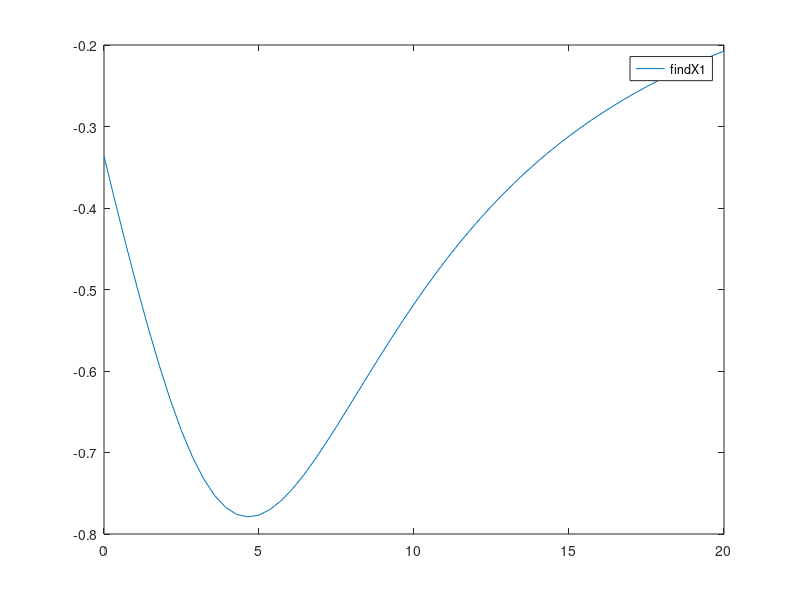

Source code (MATLAB):

% ECOR2606 - David Manouchehri - Lab Quiz - Part 2

function [ ] = P2() % void function

% i
x = findX(1);
fprintf('x1: %f, x2: %f, x3: %f\n', x);

% ii
range = [0 20];
fplot(@findX1, range);

% iii
y_min = fminbnd(@findX1, range(1), range(2));
                        % Odd, doing just range doesn't work.
fprintf('The value of y that minimizes x1 within the given interval is %f\n', y_min);
                        
end

function [ x ] = findX(Y)

A = [ 5-Y -8    2;
      -5   3+Y  3;
      4   3     1+Y;];

b = [2;
     4;
     -1];

x = A\b;

end

function [ x1 ] = findX1(Y)
    x = findX(Y);
    x1 = x(1);
end
